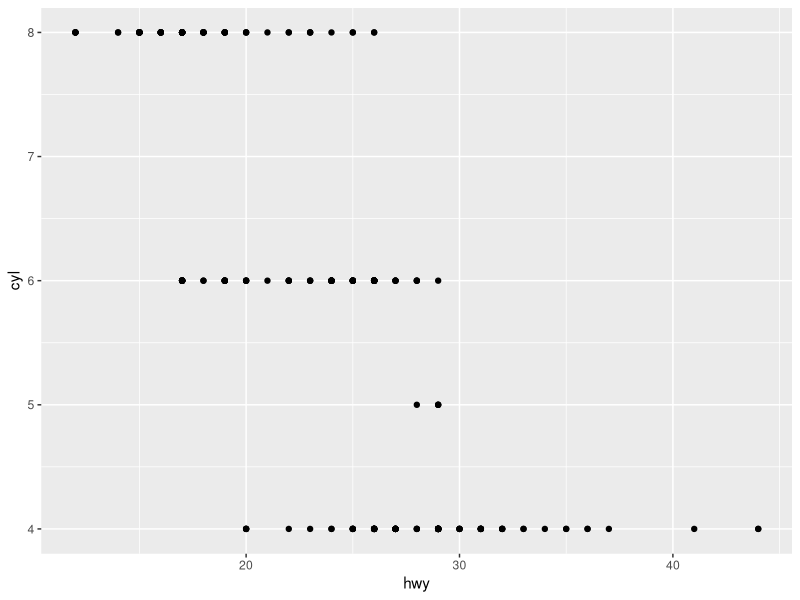
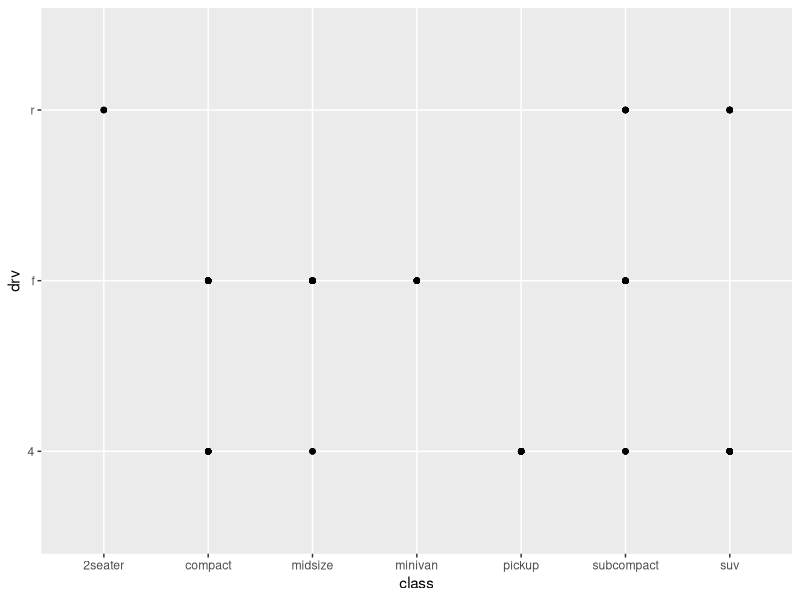
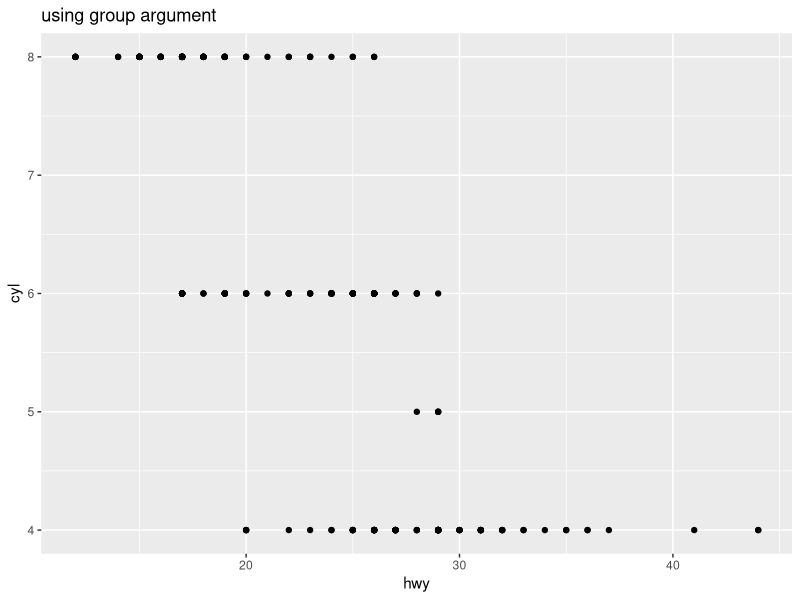
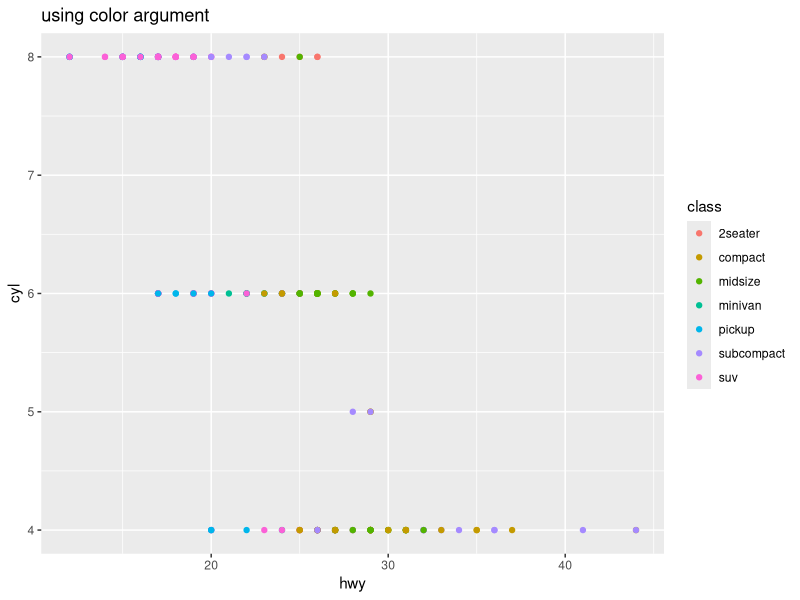
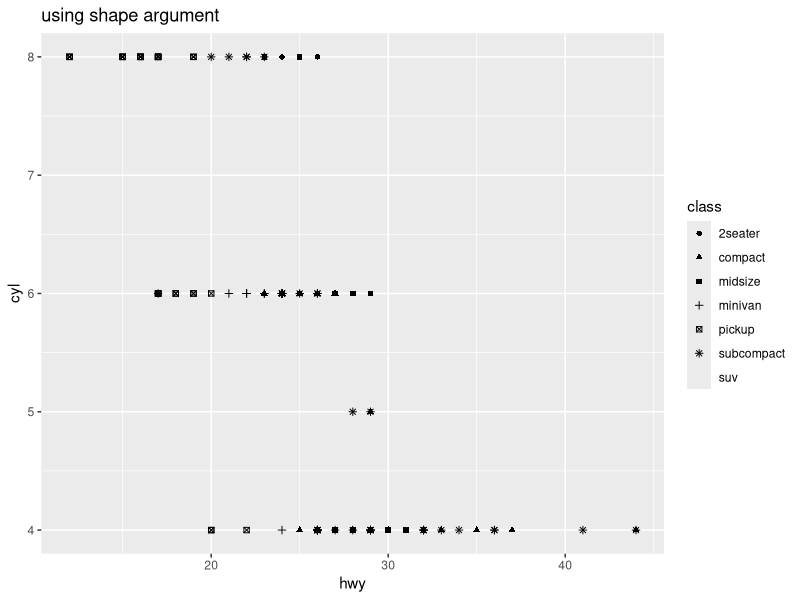
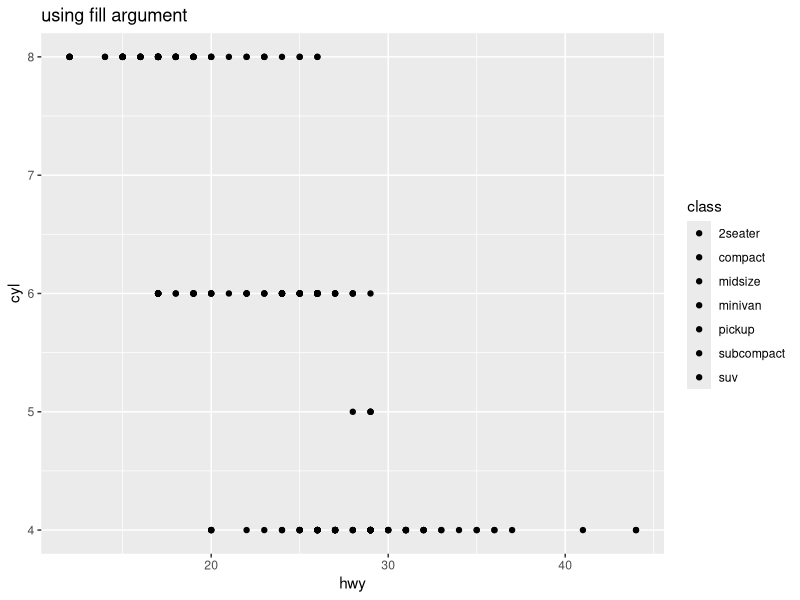
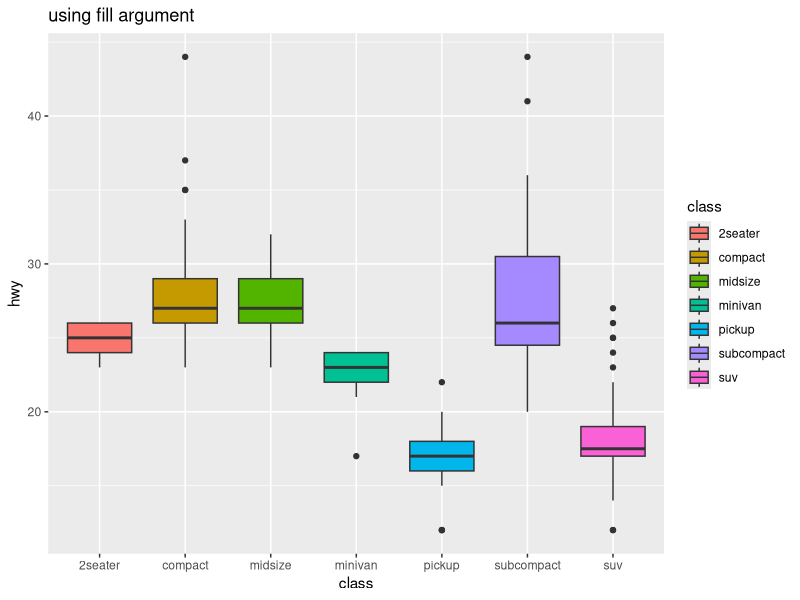
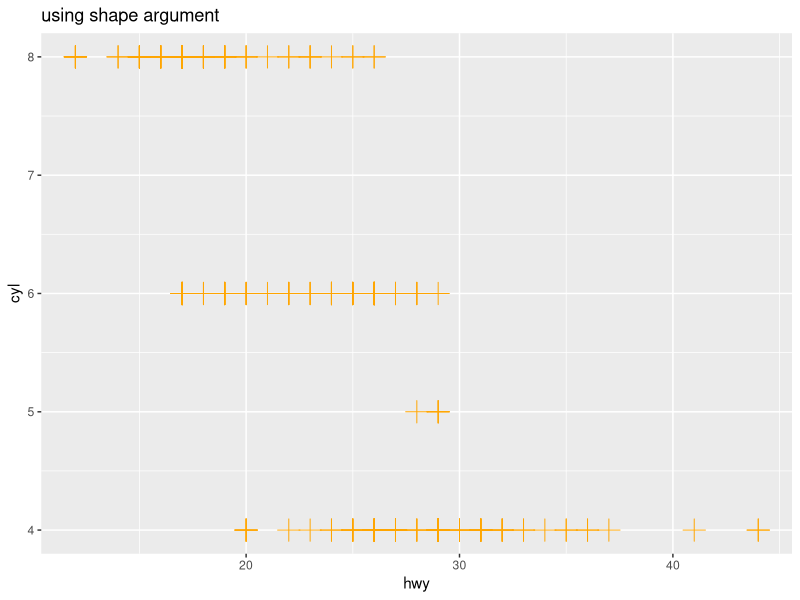

The R source for these figures, in order:
## ---- chunk 1
knitr::opts_chunk$set(echo = TRUE, cache = TRUE)
library(tidyverse)
## ---- chunk 2
str(mpg)

dim(mpg)

ggplot(data = mpg,
       aes(hwy, cyl)) +
  geom_point()

ggplot(data = mpg,
       aes(class, drv)) +
  geom_point()

## ---- chunk 3
ggplot(data = mpg,
       aes(hwy, cyl, group = class)) +
  geom_point() +
  labs(title = "using group argument")

ggplot(data = mpg,
       aes(hwy, cyl, color = class)) +
  geom_point() +
    labs(title = "using color argument")

ggplot(data = mpg,
       aes(hwy, cyl, shape = class)) +
  geom_point() +
    labs(title = "using shape argument")

ggplot(data = mpg,
       aes(hwy, cyl, fill = class)) +
  geom_point() +
    labs(title = "using fill argument")

ggplot(data = mpg,
       aes(class, hwy)) +
  geom_boxplot(aes(fill = class)) +
    labs(title = "using fill argument")


## ---- chunk 4
ggplot(data = mpg, aes(hwy, cyl)) +
  geom_point(shape = 3, color = "orange", size = 5) +
    labs(title = "using shape argument")
## ---- chunk 5
ggplot(data = mpg, aes(hwy, cyl)) +
  geom_point(shape = 16, color = "orange", size = 5) +
    labs(title = "using shape argument")
## ---- chunk 6
ggplot(data = mpg, aes(hwy, cyl)) +
  geom_point(shape = 22, color = "orange", fill = "yellow", size = 5) +
    labs(title = "using shape argument")
## ---- chunk 7
ggplot(data = mpg) + 
  geom_point(mapping = aes(x = displ, y = hwy)) + 
  facet_wrap(~ class, nrow = 4, ncol = 2, strip.position = "bottom")
## ---- chunk 8
ggplot(data = mpg) + 
  geom_point(mapping = aes(x = displ, y = hwy)) + 
  facet_grid(. ~ class)
## ---- chunk 9
ggplot(data = mpg) + 
  geom_point(mapping = aes(x = displ, y = hwy)) + 
  facet_grid(drv ~ class)
## ---- chunk 10
mpg %>% 
  ggplot(aes(x = displ, y = hwy, color = drv)) +
  geom_smooth(aes(linetype = drv), show.legend = FALSE) +
  geom_point(show.legend = FALSE, position = "jitter")
## ---- chunk 11
mpg %>% 
  ggplot(aes(x = displ, y = hwy)) + 
  geom_point(mapping = aes(color = class), show.legend = TRUE) + 
  geom_smooth(data = filter(mpg, class == "subcompact"), se = TRUE) +
  geom_smooth(data = filter(mpg, class == "suv"), se = TRUE)
  
## ---- chunk 12
mpg %>% 
  ggplot(aes(x = displ, y = hwy, color =  class)) + 
  geom_line() +
  facet_wrap(. ~ class)

## ---- chunk 13
mpg %>% 
  ggplot(aes(displ, hwy)) +
  geom_point(size = 3) +
  geom_smooth(se = FALSE, size = 3)
## ---- chunk 14
mpg %>% 
  ggplot(aes(displ, hwy)) +
  geom_smooth(aes(group =  drv), se = FALSE, size = 2 ) +
  geom_point(size = 3)
## ---- chunk 15
mpg %>% 
  ggplot(aes(displ, hwy, color = drv)) +
  geom_smooth(se = FALSE, size = 2 ) +
  geom_point(size = 3)
## ---- chunk 16
mpg %>% 
  ggplot(aes(displ, hwy)) +
  geom_point(aes(color = drv),size = 3, show.legend = FALSE) +
  geom_smooth(se = FALSE, size = 2 )
## ---- chunk 17
diamonds %>% 
  ggplot(aes(x = cut)) +
  geom_bar(aes(y = ..prop.., group = 1), show.legend = FALSE)
## ---- chunk 18
diamonds %>% 
  ggplot(aes(x = cut, fill = clarity)) +
  geom_bar()
## ---- chunk 19
diamonds %>%
  count(cut) %>% 
  ggplot(aes(x = cut, y  = n)) +
  geom_bar(stat = "identity")
## ---- chunk 20
diamonds %>% 
  ggplot(aes(x = cut)) +
  stat_count()
## ---- chunk 21
diamonds %>%
  ggplot() +
  stat_summary(
    aes(x = cut, y = depth, color = cut),
    fun.y = median,
    fun.ymax = max,
    fun.ymin = min,
    show.legend = FALSE) +
  coord_flip()
## ---- chunk 22
diamonds %>% 
  ggplot(aes(x = cut, fill = clarity)) +
  geom_bar()
## ---- chunk 23
diamonds %>% 
  ggplot(aes(x = cut, color = clarity)) +
  geom_bar(fill = NA, position = "identity")
## ---- chunk 24
diamonds %>% 
  ggplot(aes(x = cut, fill = clarity)) +
  geom_bar(position = "fill")
## ---- chunk 25
diamonds %>% 
  ggplot(aes(x = cut, fill = clarity)) +
  geom_bar(position = "dodge")
## ---- chunk 26
ggplot(data = mpg, mapping = aes(x = cty, y = hwy)) + 
  geom_point(position = "jitter")

ggplot(data = mpg, mapping = aes(x = cty, y = hwy)) + 
  geom_jitter()

ggplot(data = mpg, mapping = aes(x = cty, y = hwy)) + 
  geom_count()

ggplot(data = mpg, mapping = aes(x = class, y =  cty)) + 
  geom_boxplot(aes(fill = class)) 
## ---- chunk 27
diamonds %>% 
  ggplot(aes(x = cut, fill = cut)) +
  geom_bar(width = 1, show.legend = FALSE) +
  coord_polar() +
  theme(aspect.ratio = 1)

